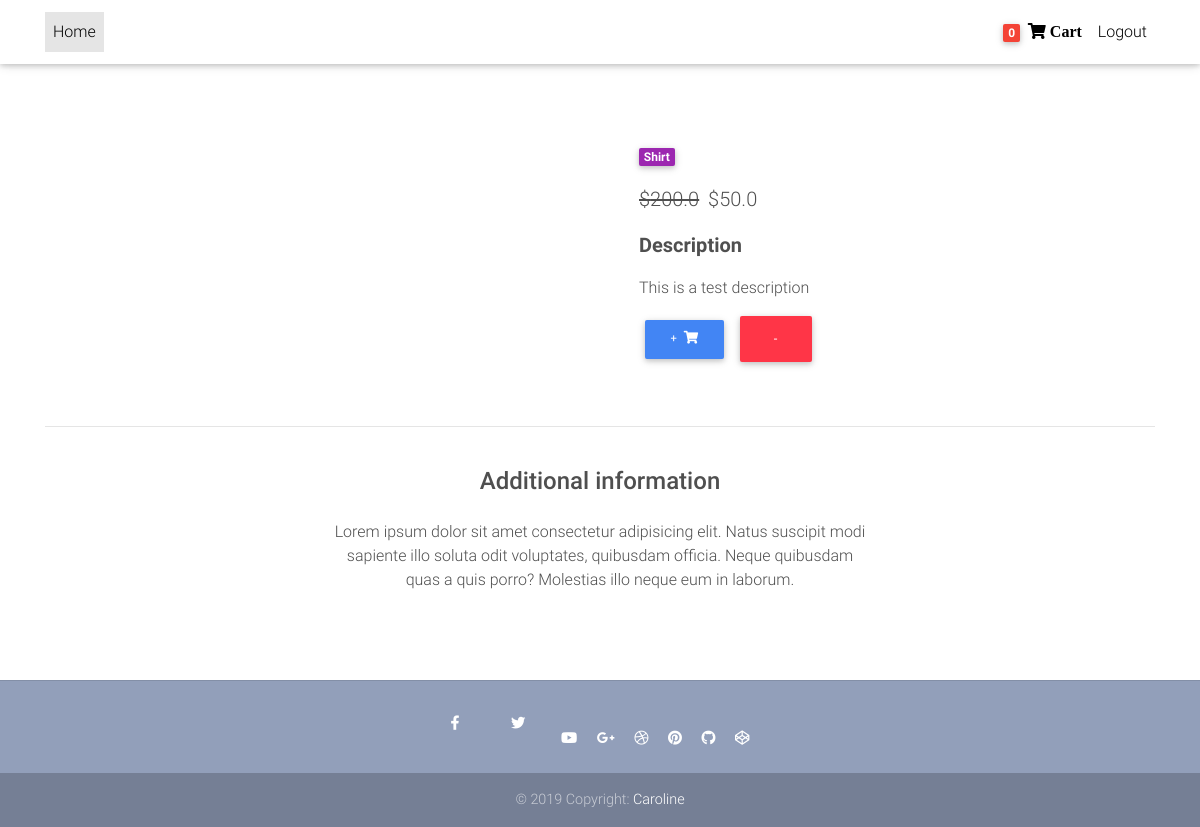
Screenshot of /product-page/test-product-1/ (signed in) with the database file from the repository.
### core/models.py (models this page shows, shortened)
class Order(models.Model):
    user = models.ForeignKey(settings.AUTH_USER_MODEL,
                             on_delete=models.CASCADE)
    items = models.ManyToManyField(OrderItem)
    start_date = models.DateTimeField(auto_now_add=True)
    ordered_date = models.DateTimeField()
    ordered = models.BooleanField(default=False)

class Item(models.Model):
    title = models.CharField(max_length=100)
    price = models.FloatField()
    discount_price = models.FloatField(blank=True, null=True)
    category = models.CharField(choices=CATEGORY_CHOICES, max_length=2)
    label = models.CharField(choices=LABEL_CHOICES, max_length=1)
    slug = models.SlugField()
    description=models.TextField()
    def get_add_to_cart_url(self):
        return reverse("core:add-to-cart", kwargs={
            'slug': self.slug
        })
    def get_remove_from_cart_url(self):
        return reverse("core:remove-from-cart", kwargs={
            'slug': self.slug
        })

### core/views.py (the view)
# urls.py: path('product-page/<slug>/', ItemDetailView.as_view(), name= 'product_page'),
class ItemDetailView(DetailView):
    model=Item
    template_name="product-page.html"

### core/templatetags/cart_templates_tags.py (called while the page is built)
@register.filter
def add_item_count(user):
    if user.is_authenticated:
        qs=Order.objects.filter(user=user, ordered=False)
        if qs.exists():
            return qs[0].items.count()
    return 0

### templates/product-page.html (shortened to what this page needs)
{% extends "base.html" %}
{% load static %}
{% block content  %}
  <main class="mt-5 pt-4">
    <div class="container dark-grey-text mt-5">
      <div class="row wow fadeIn">
        <div class="col-md-6 mb-4">
        </div>
        <div class="col-md-6 mb-4">
          <div class="p-4">
            <div class="mb-3">
              <a href="">
                <span class="badge purple mr-1">{{object.get_category_display}}</span>
              </a>
            </div>
            <p class="lead">
              {% if object.discount_price%}
               <span class="mr-1">
                <del>${{object.price}}</del>
              </span>
              <span> ${{ object.discount_price }}</span>
                   {% else %}
                  <span> $ {{object.price}} </span>
                   {% endif %}
            </p>
            <p class="lead font-weight-bold">Description</p>
            <p>{{object.description}}</p>
            <a href="{{object.get_add_to_cart_url}}" class="btn btn-primary btn-md my-0 p" >+
                <i class="fas fa-shopping-cart ml-1"></i>
              </a>
            <a href="{{object.get_remove_from_cart_url}}" class="btn btn-primary btn-danger my-0 p" >-
              </a>
          </div>
        </div>
      </div>
      <hr>
      <div class="row d-flex justify-content-center wow fadeIn">
        <div class="col-md-6 text-center">
          <h4 class="my-4 h4">Additional information</h4>
          <p>Lorem ipsum dolor sit amet consectetur adipisicing elit. Natus suscipit modi sapiente illo soluta odit
            voluptates,
            quibusdam officia. Neque quibusdam quas a quis porro? Molestias illo neque eum in laborum.</p>
        </div>
      </div>
      <div class="row wow fadeIn">
        <div class="col-lg-4 col-md-12 mb-4">
        </div>
        <div class="col-lg-4 col-md-6 mb-4">
        </div>
        <div class="col-lg-4 col-md-6 mb-4">
        </div>
      </div>
    </div>
  </main>
{% endblock content %}

### templates/base.html (shortened to what this page needs)
{% load static %}
{% load cart_templates_tags %}
<!DOCTYPE html>
<html lang="en">
<head>
  <link  href="https://use.fontawesome.com/releases/v5.8.2/css/all.css" rel="stylesheet" type="text/css">
    <link href="{% static 'css/bootstrap.min.css' %}" rel="stylesheet">
  <link href="{% static 'css/mdb.min.css' %}" rel="stylesheet">
  <link href="{% static 'css/style.min.css' %}" rel="stylesheet">
</head>
<body>
<nav class="navbar fixed-top navbar-expand-lg navbar-light white scrolling-navbar">
    <div class="container">
      <div class="collapse navbar-collapse" id="navbarSupportedContent">
        <ul class="navbar-nav mr-auto">
           <li class="nav-item active">
            <a class="nav-link waves-effect" href=" {% url 'core:home_page' %}">Home
            </a>
          </li>
        </ul>
        <ul class="navbar-nav nav-flex-icons">
        {% if request.user.is_authenticated %}
          <li class="nav-item">
            <a href="{% url 'core:order-summary' %}" class="nav-link waves-effect">
              <span class="badge red z-depth-1 mr-1"> {{request.user|add_item_count }}</span>
              <span class="clearfix d-none d-sm-inline-block fa fa-shopping-cart "> Cart </span>
            </a>
          </li>
            <li class="nav-item">
            <a class="nav-link waves-effect" href= "{% url 'account_logout' %}">
             <span class="clearfix d-none d-sm-inline-block"> Logout </span>
            </a>
          </li>
          {% endif %}
        </ul>
      </div>
    </div>
  </nav>
<body>
    {% block content  %}
    {% endblock content %}
  <footer class="page-footer text-center font-small mt-4 wow fadeIn">
    <hr class="my-4">
    <div class="pb-4">
       <a href="https://www.facebook.com/mdbootstrap" class="nav-link waves-effect" target="_blank">
        <i class="fab fa-facebook-f mr-3"></i>
      </a>
       <a href="{% static 'https://twitter.com/MDBootstrap'%}" class="nav-link waves-effect" target="_blank">
        <i class="fab fa-twitter mr-3"></i>
      </a>
      <a href="{% static 'https://www.youtube.com/watch?v=7MUISDJ5ZZ4'%}" target="_blank">
        <i class="fab fa-youtube mr-3"></i>
      </a>
      <a href="{% static 'https://plus.google.com/u/0/b/107863090883699620484'%}" target="_blank">
        <i class="fab fa-google-plus-g mr-3"></i>
      </a>
      <a href="{% static 'https://dribbble.com/mdbootstrap'%}" target="_blank">
        <i class="fab fa-dribbble mr-3"></i>
      </a>
      <a href="{% static 'https://pinterest.com/mdbootstrap'%}" target="_blank">
        <i class="fab fa-pinterest mr-3"></i>
      </a>
      <a href="https://github.com/mdbootstrap/bootstrap-material-design" target="_blank">
        <i class="fab fa-github mr-3"></i>
      </a>
      <a href="{% static 'http://codepen.io/mdbootstrap/'%}" target="_blank">
        <i class="fab fa-codepen mr-3"></i>
      </a>
    </div>
    <div class="footer-copyright py-3">
      © 2019 Copyright:
      <a href="{% static 'https://mdbootstrap.com/education/bootstrap/'%}" target="_blank"> Caroline </a>
    </div>
 </footer>
</body>
</html>

### templates/base.html (style rules this page uses)
html, body, header, .carousel { height: 60vh; }

### rows the page displays
Item: category "Shirt", price "200.0", discount_price "50.0", description "This is a test description"

### other values shown
{{ request.user|add_item_count }} "0"
